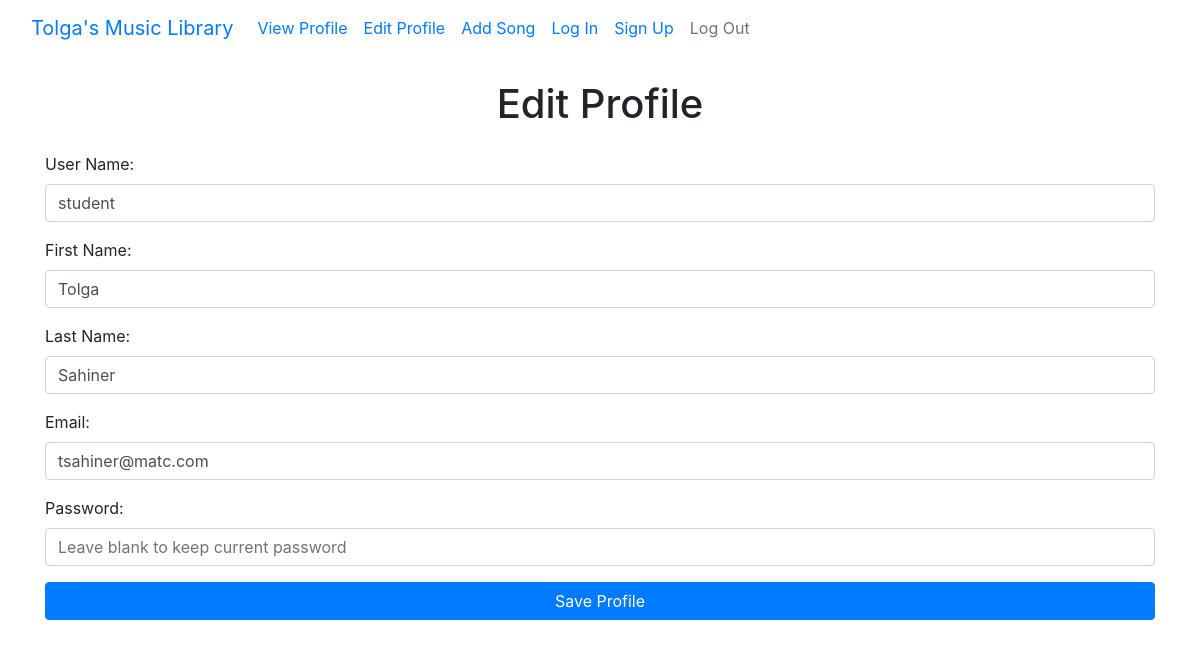
The page /edit_profile.php (signed in) on the database its author committed.
### tables this page shows
CREATE TABLE `user` (
  `user_id` int NOT NULL AUTO_INCREMENT,
  `username` varchar(50) NOT NULL,
  `first_name` varchar(100) NOT NULL,
  `last_name` varchar(100) NOT NULL,
  `email` varchar(155) NOT NULL,
  `password_hash` varchar(255) NOT NULL,
  `role` varchar(50) DEFAULT NULL,
  PRIMARY KEY (`user_id`)
);

### edit_profile.php (the view, shortened to what this page needs)
<?php
    require_once('navbar.php');
    $user_id = $_SESSION['user_id'];
    $dbc = mysqli_connect(DB_HOST, DB_USER, DB_PASSWORD, DB_NAME)
            or die('Error connecting to MySQL server.');
    $query = "SELECT * FROM user WHERE user_id = ?";
    if ($stmt = mysqli_prepare($dbc, $query)) {
        mysqli_stmt_bind_param($stmt, 'i', $user_id);
        mysqli_stmt_execute($stmt);
        $result = mysqli_stmt_get_result($stmt);
        if ($row = mysqli_fetch_assoc($result)) {
            mysqli_stmt_close($stmt);
        } else {
            echo "No user found!";
            exit();
        }
    }
?>
<!DOCTYPE html>
<html lang="en">
<head>
    <link rel="stylesheet" href="https://stackpath.bootstrapcdn.com/bootstrap/4.2.1/css/bootstrap.min.css"
>
</head>
<body>
    <div class="container mt-4">
        <h1 class="text-center">Edit Profile</h1>
        <form method="post" action="" class="mt-4">
            <div class="form-group">
                <label for="username">User Name:</label>
                <input type="text" name="username" id="username" class="form-control" value="<?= htmlspecialchars($row['username']) ?>" required>
            </div>
            <div class="form-group">
                <label for="first_name">First Name:</label>
                <input type="text" name="first_name" id="first_name" class="form-control" value="<?= htmlspecialchars($row['first_name']) ?>" required>
            </div>
            <div class="form-group">
                <label for="last_name">Last Name:</label>
                <input type="text" name="last_name" id="last_name" class="form-control" value="<?= htmlspecialchars($row['last_name']) ?>" required>
            </div>
            <div class="form-group">
                <label for="email">Email:</label>
                <input type="email" name="email" id="email" class="form-control" value="<?= htmlspecialchars($row['email']) ?>" required>
            </div>
            <div class="form-group">
                <label for="password">Password:</label>
                <input type="password" name="password" id="password" class="form-control" placeholder="Leave blank to keep current password">
            </div>
            <button type="submit" class="btn btn-primary btn-block">Save Profile</button>
        </form>
    </div>
</body>
</html>

### rows shown on the page
user: username "student", first_name "Tolga", last_name "Sahiner", email "tsahiner@matc.com"
